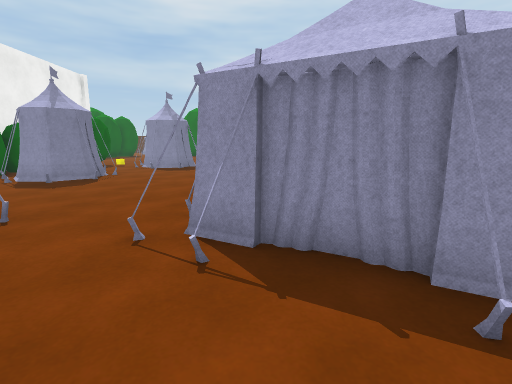
view 1 (above)

24 first-person views from a walk through a 3-D level made in the Unity game engine. The camera is 1.2 m above the floor, tilts 10° down and sees 85° across. The floor is counted in squares, 1 m on a side. Each view is taken from the middle of a square. On the plan, view 1 faces up. The plan holds only what a view shows up to about 13 squares ahead; the rest is blank. The player character is not drawn. Surface patterns are stand-ins for the level's own textures.

view 2
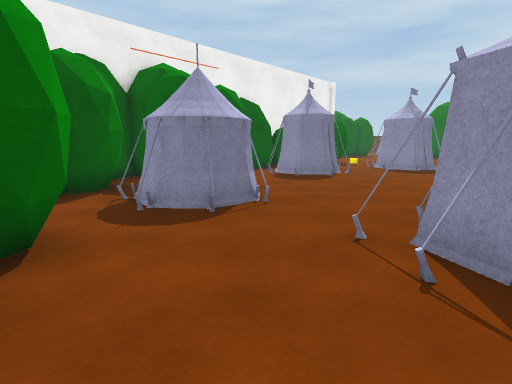

view 3
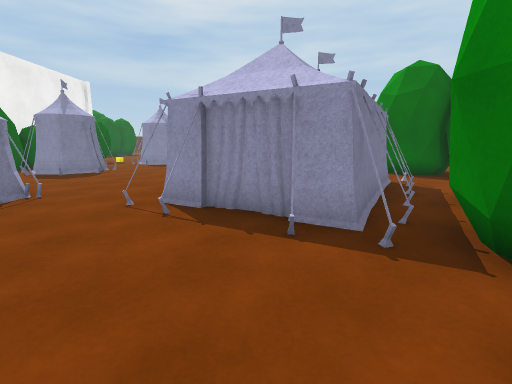

view 4
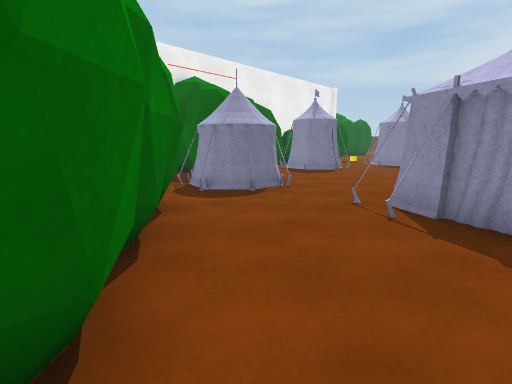

view 5
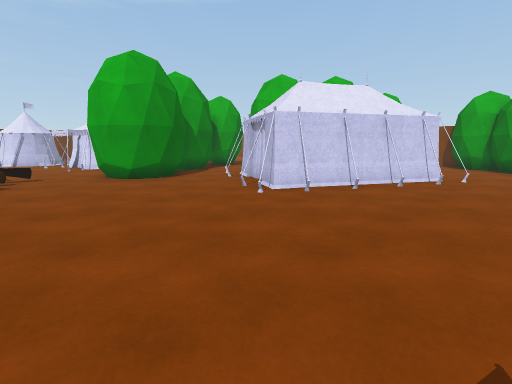

view 6
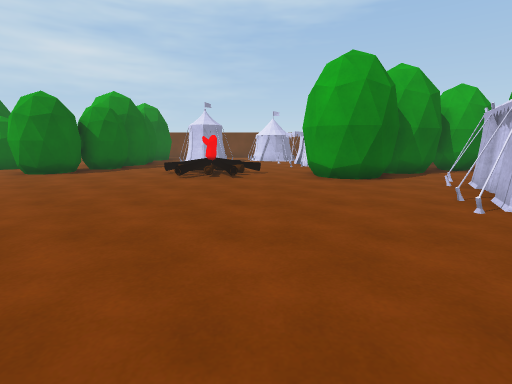

view 7
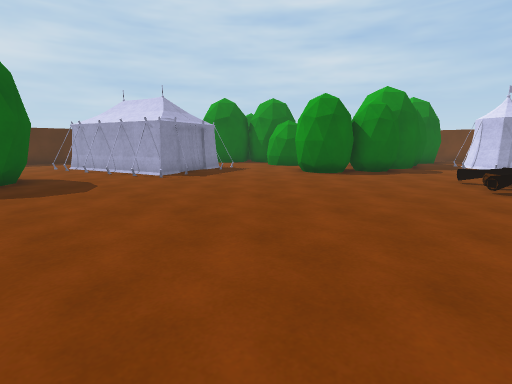

view 8
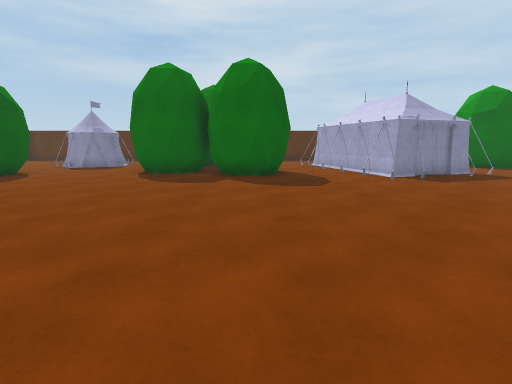

view 9
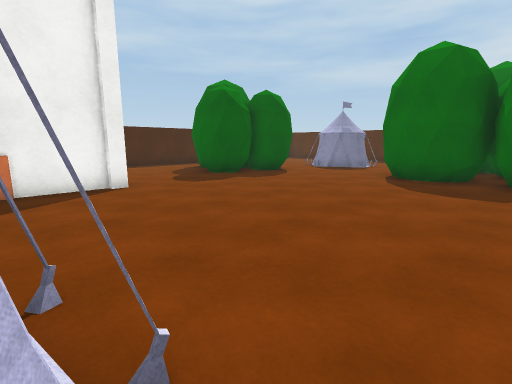

view 10
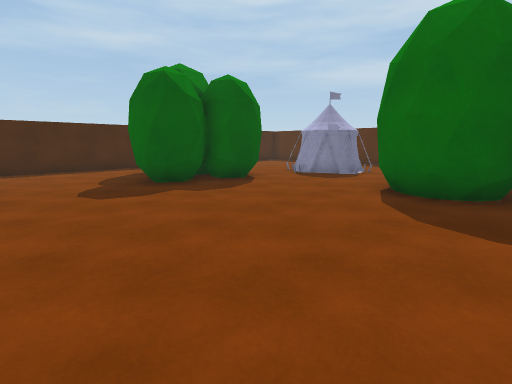

view 11
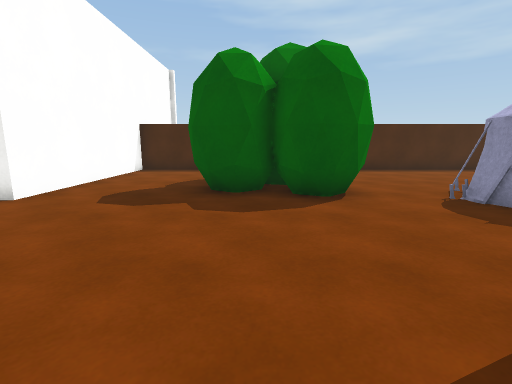

view 12
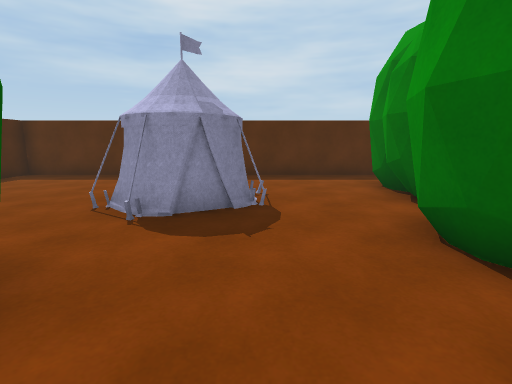

view 13
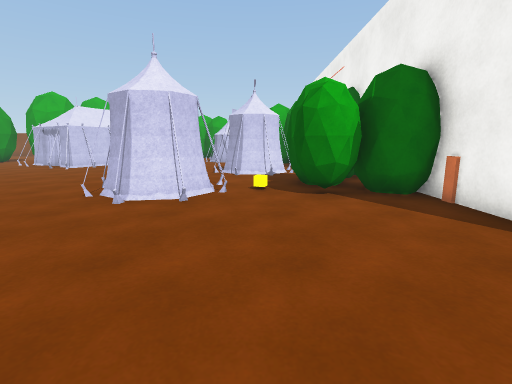

view 14
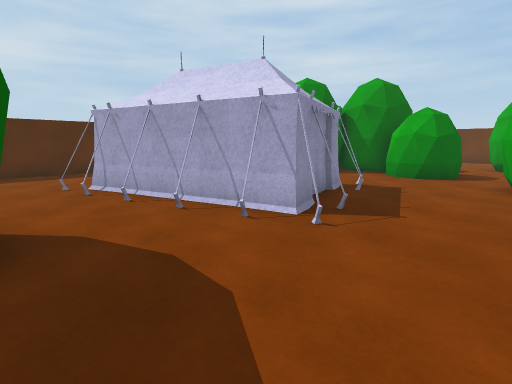

view 15
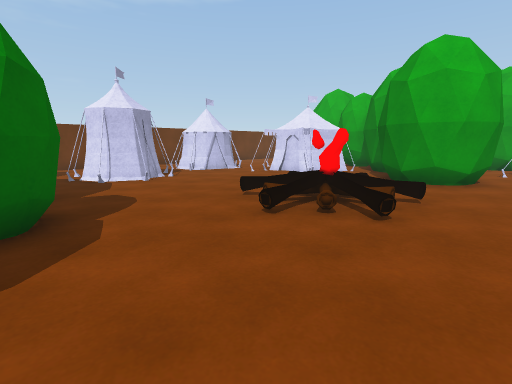

view 16
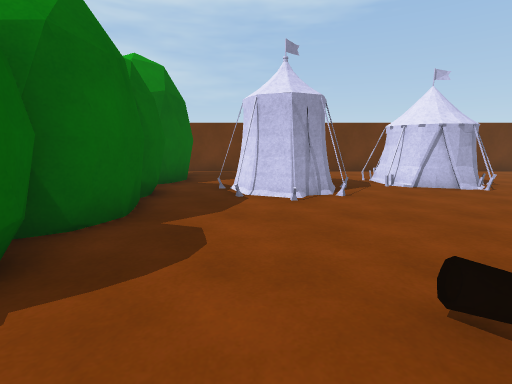

view 17
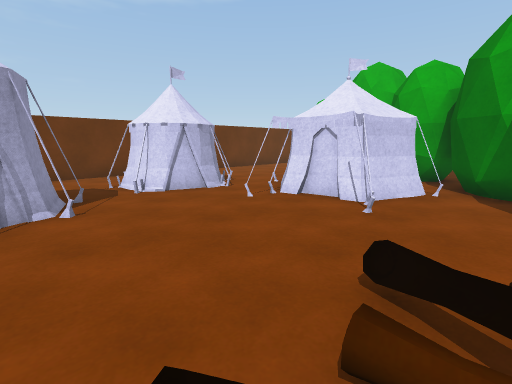

view 18
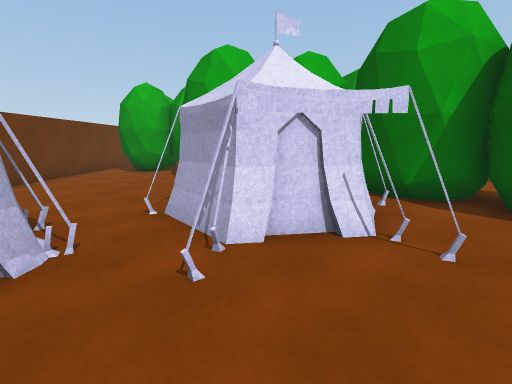

view 19
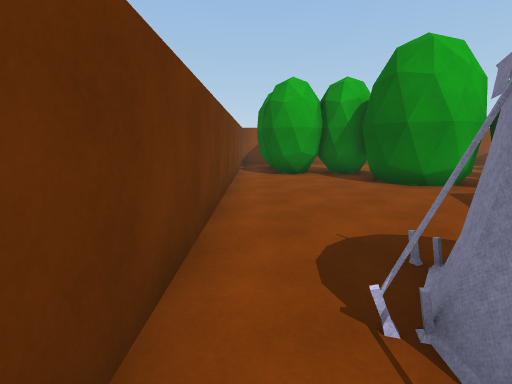

view 20
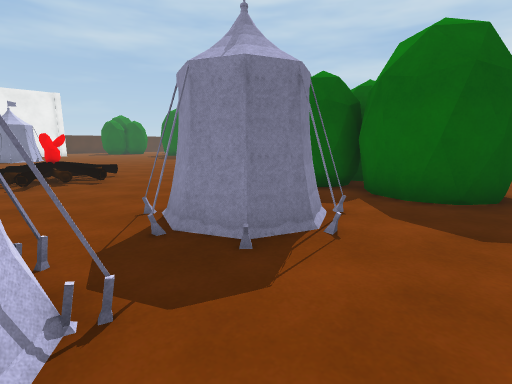

view 21
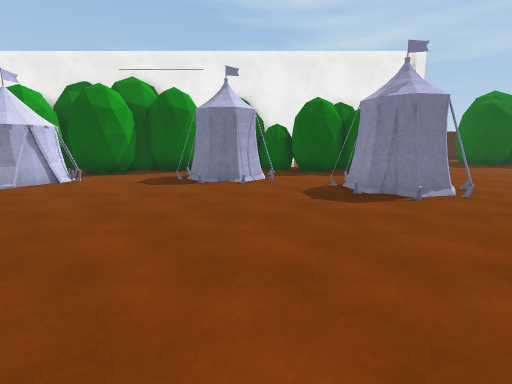

view 22
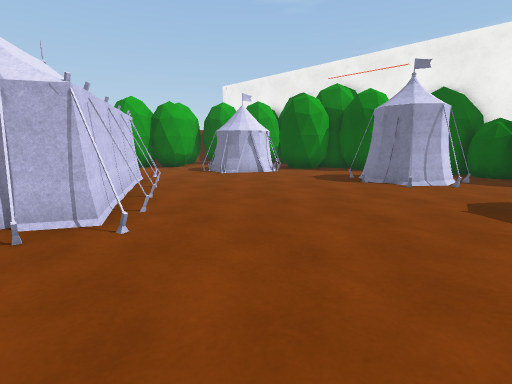

view 23
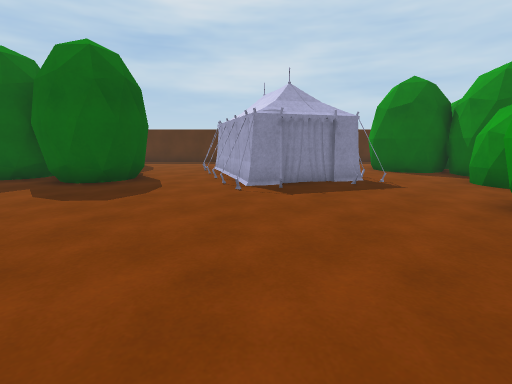

view 24
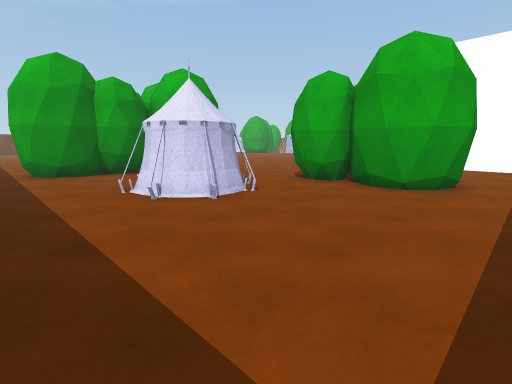

### Floor plan
Key: @ floor where view 1 was taken; # wall or solid block; . main floor; : floor 0.25 m higher than the main floor; O other object.
Columns run from 18 left of view 1 to 20 right of it. Each row starts with its distance up from view 1.
 35 #####   ######    ###
 34 #.............    ...
 33 #............##......
 32 #...........##   ...
 31 #......OOO..##   ...
 30 #.....OOOO..###  ..OOO    #
 29 #.....OOOO..###  ..OO     ##
 28  ..........## #  ..OO    ..###
 27  ...O.O....#  #  #..OO OO....#
 26  ..OOOOO...#######...OOOOO..##
 25  .OOOOOO.......###..OOO.O...##
 24 #.. OOOO....................##....
 23 #....OOO........................##
 22 #.....O...................##     #
 21 #.........................###    #   #
 20 #.........................#####  ######
 19 ########....................#########.#
 18        #..............................#
 17        #........................OOO...#
 16        #OOO..OO.................OOOO..#
 15        OOOO.O#OO..........O......OO...#
 14         OOO.OOO..........:............#
 13         OOO.......................OOO.#
 12         OO.......................OOOO.#
 11         #OOOO...........###..OOO.OOO..#
 10         ##O O...........####.OOOO.....#
  9          #OOO.......O...####.OOOO.....#
  8          #.........OOO...####O   .....#
  7          # ........OOOOO. ##### ......#
  6          ##.......OO  OO. #  ####.....#
  5          ###OO....OO  O       ####....#
  4         ###OOOO..OO  OO          #....#
  3           #OOOO...OOOOO          ####.#
  2           ##OO......OO#           #####
  1           #   #......##
  0               ###.@..#
 -1                 ##..
 -2                 ###.

Positions as (right, up) in squares from view 1, and headings:
1: (0, 0), facing up
2: (0, 0), facing up-left
3: (1, -2), facing up
4: (1, -2), facing up-left
5: (-3, 14), facing down-right
6: (-3, 13), facing right
7: (-2, 15), facing up-right
8: (-2, 15), facing up
9: (-3, 16), facing up-left
10: (-4, 19), facing up-left
11: (-5, 24), facing left
12: (-9, 24), facing up
13: (-7, 22), facing down
14: (-1, 22), facing up-right
15: (5, 20), facing down-right
16: (8, 17), facing right
17: (9, 16), facing down-right
18: (13, 14), facing down
19: (19, 13), facing down
20: (19, 13), facing up-left
21: (3, 11), facing left
22: (3, 13), facing down-left
23: (3, 17), facing up
24: (-17, 34), facing down-right
